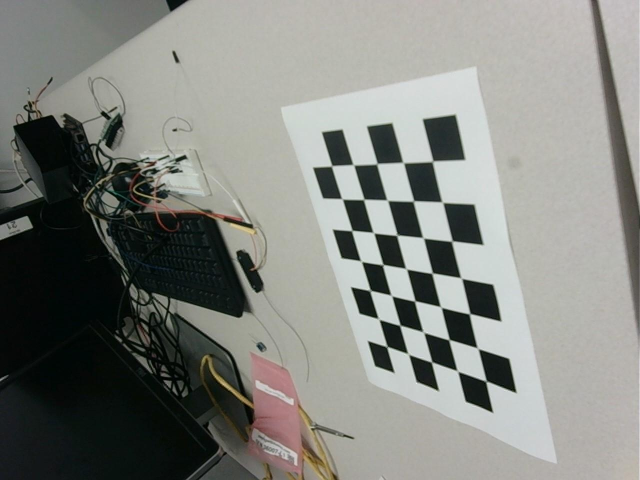
#> input picture DataCollector/joined/left0.jpg, 1280 x 960 px, given as the content of the folder ./left, which was not available (shown at 1/2 size)
$ python stereo_calibrate.py   (older library calls are emulated)
#> lines starting #> are read from the running program, lines starting #| are printed output that depends on the picture; long printed decimals are rounded; pictures that were not available may be replaced by others from this repository, and a replacement may not be noted
import glob
import cv2
import numpy as np
import pathlib
import os

def calibrate_camera(dir_path, image_format, square_size, width, height):
    '''Calibrate a camera using chessboard images.'''
#> called with dir_path = './left', image_format = '.jpg', square_size = 3, width = 5, height = 7
    # termination criteria
    gray = None
    criteria = (cv2.TERM_CRITERIA_EPS + cv2.TERM_CRITERIA_MAX_ITER, 30, 0.001)

    # prepare object points, like (0,0,0), (1,0,0), (2,0,0) ....,(8,6,0)
    objp = np.zeros((height*width, 3), np.float32)
    objp[:, :2] = np.mgrid[0:width, 0:height].T.reshape(-1, 2)

    objp = objp * square_size

    # Arrays to store object points and image points from all the images.
    objpoints = []  # 3d point in real world space
    imgpoints = []  # 2d points in image plane.

    #images = pathlib.Path(dir_path).glob(f'*.{image_format}')
    files = os.listdir(dir_path)

    # filter files to only include those ending in .jpg
    images = [file for file in files if file.endswith(".jpg")]

    # Iterate through all images
    for fname in images:
        print("here")
        img = cv2.imread(dir_path+'/'+str(fname))
#> img is the input picture: shape (960, 1280, 3); mean B, G, R 126.5, 131.7, 129.9
        gray = cv2.cvtColor(img, cv2.COLOR_BGR2GRAY)

        # Find the chess board corners
        ret, corners = cv2.findChessboardCorners(gray, (width, height), None)
#> ret = True; corners = 35 rows, first 8: [972, 762.5], [915, 742], [863.5, 724.5], [817, 708.5], [776, 693.3], [956, 697], [898.5, 680], [847, 664.5]

        # If found, add object points, image points (after refining them)
        if ret:
            objpoints.append(objp)

            corners2 = cv2.cornerSubPix(gray, corners, (11, 11), (-1, -1), criteria)
#> corners2 = 35 rows, first 8: [972.6, 762.7], [915.4, 742.6], [863.7, 724.3], [816.8, 708.3], [774.2, 693.6], [955.7, 696.8], [898.6, 679.8], [847.3, 664.6]
            imgpoints.append(corners2)

    # Calibrate camera
    ret, mtx, dist, rvecs, tvecs = cv2.calibrateCamera(objpoints, imgpoints, gray.shape[::-1], None, None)
#> ret = 0.291; mtx = [[1006.9, 0, 648.7], [0, 1156.2, 462.6], [0, 0, 1]]; dist = [[-0.00106, 0.288, 0.0145, -0.0216, -0.0649]]; rvecs = ([1.27, -0.685, 2.62],); tvecs = ([14.22, 11.25, 43.79],)

    print('rmse:', ret)
#| rmse: 0.2914
    print('camera matrix:\n', mtx)
#| camera matrix:
#|  [[1.00691006e+03 0.00000000e+00 6.48671930e+02]
#|  [0.00000000e+00 1.15624565e+03 4.62597137e+02]
#|  [0.00000000e+00 0.00000000e+00 1.00000000e+00]]
    print('distortion coeffs:', dist)
#| distortion coeffs: [[-0.001061  0.2879  0.01448 -0.02163 -0.06487]]
    print('Rs:\n', rvecs)
#| Rs:
#|  (array([[ 1.269],
#|        [-0.6846],
#|        [ 2.615]]),)
    print('Ts:\n', tvecs)
#| Ts:
#|  (array([[14.218],
#|        [11.253],
#|        [43.793]]),)

    return mtx, dist

mtx_l, dist_l = calibrate_camera('./left','.jpg',3,5,7)
#> mtx_l has the same summary as mtx in calibrate_camera; dist_l = [[-0.00106, 0.288, 0.0145, -0.0216, -0.0649]]
mtx_r, dist_r = calibrate_camera('./right','.jpg',3,5,7)
#| rmse: 0.2914
#| camera matrix:
#|  [[1.00691006e+03 0.00000000e+00 6.48671930e+02]
#|  [0.00000000e+00 1.15624565e+03 4.62597137e+02]
#|  [0.00000000e+00 0.00000000e+00 1.00000000e+00]]
#| distortion coeffs: [[-0.001061  0.2879  0.01448 -0.02163 -0.06487]]
#| Rs:
#|  (array([[ 1.269],
#|        [-0.6846],
#|        [ 2.615]]),)
#| Ts:
#|  (array([[14.218],
#|        [11.253],
#|        [43.793]]),)
#> mtx_r has the same summary as mtx in calibrate_camera; dist_r = [[-0.00106, 0.288, 0.0145, -0.0216, -0.0649]]

def stereo_calibrate(mtx1, dist1, mtx2, dist2, frames_folder):
    #read the synched frames
#> called with mtx1 = array of shape (3, 3), dist1 = array of shape (1, 5), mtx2 = array of shape (3, 3), dist2 = array of shape (1, 5), frames_folder = 'joined/*.jpg'
    images_names = glob.glob(frames_folder)
    images_names = sorted(images_names)
    c1_images_names = images_names[:len(images_names)//2]
    c2_images_names = images_names[len(images_names)//2:]

    c1_images = []
    c2_images = []
    for im1, im2 in zip(c1_images_names, c2_images_names):
        _im = cv2.imread(im1, 1)
        c1_images.append(_im)

        _im = cv2.imread(im2, 1)
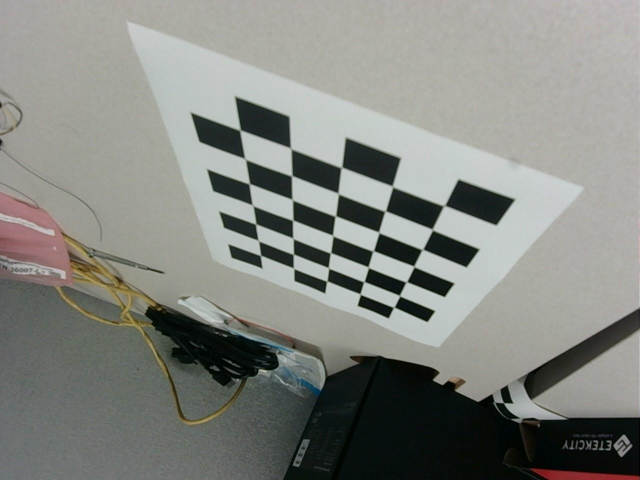
#> input picture DataCollector/joined/left2.jpg, 1280 x 960 px (shown at 1/2 size)
        c2_images.append(_im)
#> pass 2 of the loop in stereo_calibrate, `for im1, im2 in zip(c1_images_names, c2_images_names):`:
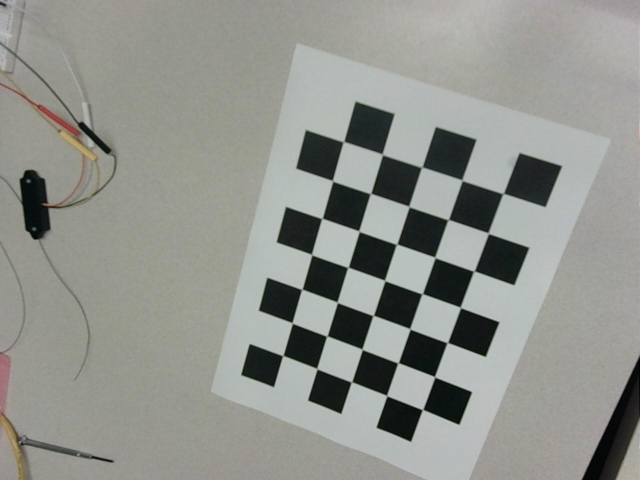
#> input picture DataCollector/joined/left1.jpg, 1280 x 960 px (shown at 1/2 size)
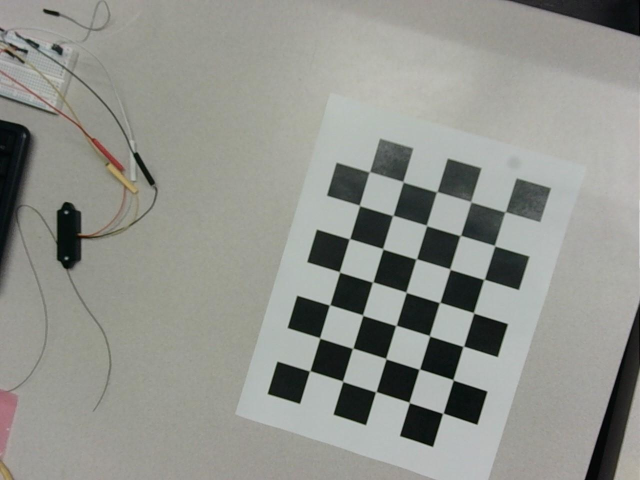
#> input picture DataCollector/joined/left3.jpg, 1280 x 960 px (shown at 1/2 size)

    #change this if stereo calibration not good.
    criteria = (cv2.TERM_CRITERIA_EPS + cv2.TERM_CRITERIA_MAX_ITER, 100, 0.0001)

    rows = 5 #number of checkerboard rows.
    columns = 7 #number of checkerboard columns.
    world_scaling = 3. #change this to the real world square size. Or not.

    #coordinates of squares in the checkerboard world space
    objp = np.zeros((rows*columns,3), np.float32)
    objp[:,:2] = np.mgrid[0:rows,0:columns].T.reshape(-1,2)
    objp = world_scaling* objp

    #frame dimensions. Frames should be the same size.
    width = c1_images[0].shape[1]
#> width = 1280
    height = c1_images[0].shape[0]
#> height = 960

    #Pixel coordinates of checkerboards
    imgpoints_left = [] # 2d points in image plane.
    imgpoints_right = []

    #coordinates of the checkerboard in checkerboard world space.
    objpoints = [] # 3d point in real world space

    for frame1, frame2 in zip(c1_images, c2_images):
        print(frame1, frame2)
        gray1 = cv2.cvtColor(frame1, cv2.COLOR_BGR2GRAY)
        gray2 = cv2.cvtColor(frame2, cv2.COLOR_BGR2GRAY)
        c_ret1, corners1 = cv2.findChessboardCorners(gray1, (5, 7), None)
        c_ret2, corners2 = cv2.findChessboardCorners(gray2, (5, 7), None)

        if c_ret1 == True and c_ret2 == True:
            corners1 = cv2.cornerSubPix(gray1, corners1, (11, 11), (-1, -1), criteria)
            corners2 = cv2.cornerSubPix(gray2, corners2, (11, 11), (-1, -1), criteria)

            cv2.drawChessboardCorners(frame1, (5,7), corners1, c_ret1)
            #cv2.imshow('img', frame1)
            #k = cv2.waitKey(1000)
            cv2.drawChessboardCorners(frame2, (5,7), corners2, c_ret2)
            #cv2.imshow('img2', frame2)
            #k = cv2.waitKey(1000)

            objpoints.append(objp)
            imgpoints_left.append(corners1)
            imgpoints_right.append(corners2)
#> this loop made 2 passes
#> (c_ret1, c_ret2) on passes 1 to 2: (True, True), (True, True)
#> (printed output is left out)
#> pass 1, in stereo_calibrate, `gray2 = cv2.cvtColor(frame2, cv2.COLOR_BGR2GRAY)`:
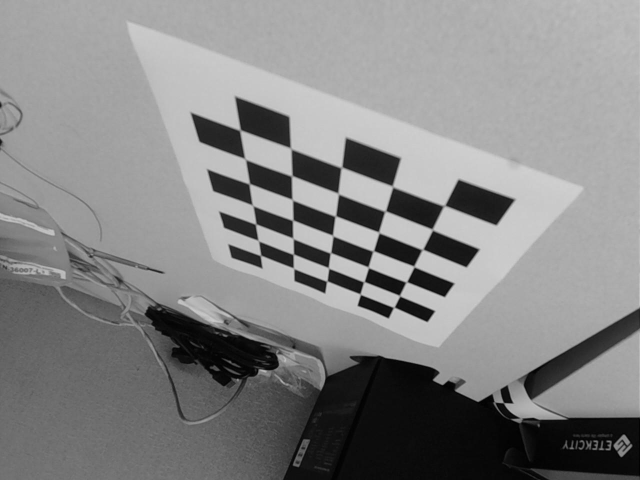
#> gray2: shape (960, 1280) (shown at 1/2 size); min 0, max 210, mean 132.9
#> pass 2, in stereo_calibrate, `gray1 = cv2.cvtColor(frame1, cv2.COLOR_BGR2GRAY)`:
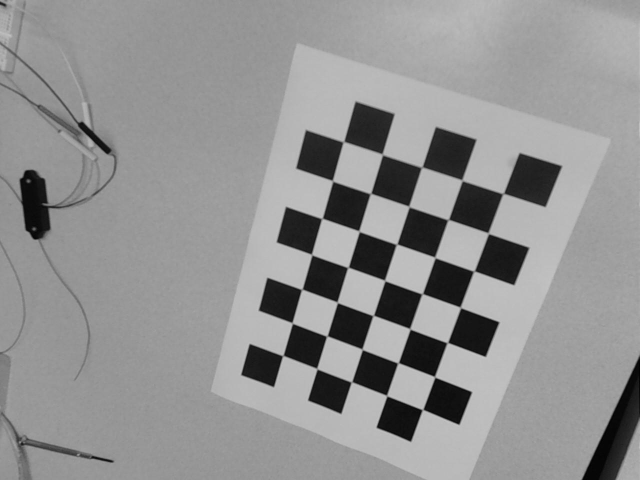
#> gray1: shape (960, 1280) (shown at 1/2 size); min 0, max 203, mean 145.2
#> pass 2, in stereo_calibrate, `gray2 = cv2.cvtColor(frame2, cv2.COLOR_BGR2GRAY)`:
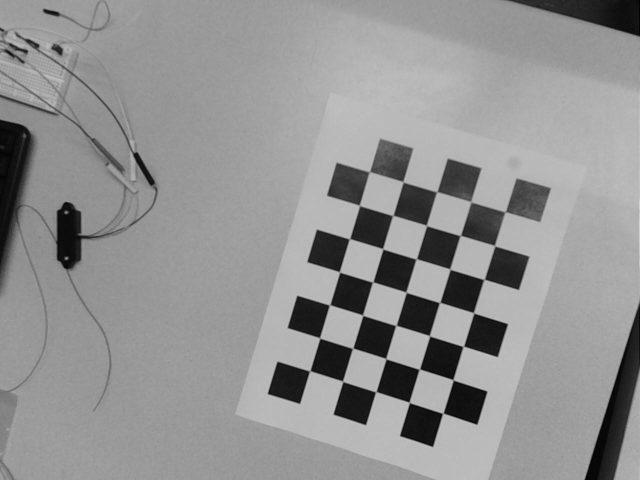
#> gray2: shape (960, 1280) (shown at 1/2 size); min 0, max 214, mean 145.8
#> after the loop, imgpoints_left = 2 items; imgpoints_right = 2 items; objpoints = 2 items

    print("almost done")
    stereocalibration_flags = cv2.CALIB_FIX_INTRINSIC
#> stereocalibration_flags = 256
    ret, CM1, dist1, CM2, dist2, R, T, E, F = cv2.stereoCalibrate(objpoints, imgpoints_left, imgpoints_right, mtx1, dist1,
                                                                 mtx2, dist2, (width, height), criteria = criteria, flags = stereocalibration_flags)
#> ret = 4412157.6; CM1 has the same summary as mtx in calibrate_camera; dist1 = [[-0.00106, 0.288, 0.0145, -0.0216, -0.0649]]; CM2 has the same summary as mtx in calibrate_camera; dist2 = [[-0.00106, 0.288, 0.0145, -0.0216, -0.0649]]; R = [[-0.0406, -0.285, 0.958], [-0.907, 0.412, 0.0843], [-0.419, -0.865, -0.276]]; T = [-41.98, 3.27, 32]; E = [[27.66, -16.01, -3.6], [-18.87, -45.45, 19.08], [38.22, -16.37, -6.67]]; F = [[-7.83e-07, 3.95e-07, 0.000428], [4.65e-07, 9.76e-07, -0.00123], [-0.000797, -0.000301, 1]]


#> (the run stopped early here; a loop or call above may not have finished)
